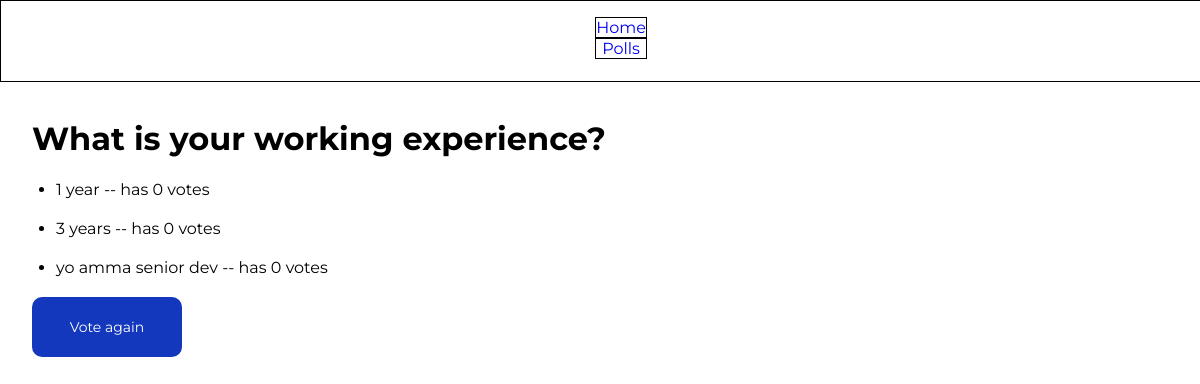
The page /polls/1/result/ on the database as committed earlier.
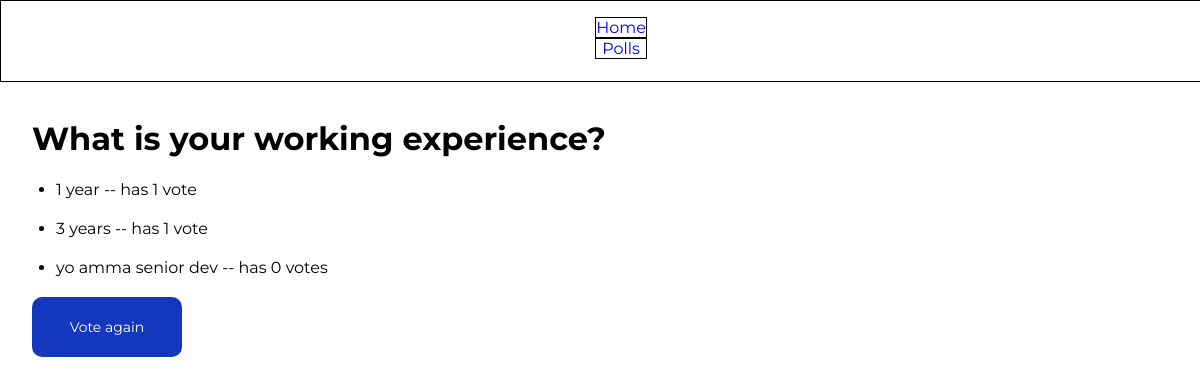
The same page on the database as committed later.
### polls/models.py (models this page shows, shortened)
class Question(models.Model):
    question_text = models.CharField(max_length=200)
    pub_date = models.DateTimeField('date published') # provide "human-readable name for the column"

class Choice(models.Model):
    question = models.ForeignKey(Question, on_delete=models.CASCADE) # ea choice corresponds to question
    choice_text = models.CharField(max_length=200)
    votes = models.IntegerField(default=0)

### polls/views.py (the view)
# urls.py: path('<int:pk>/result/', views.ResultsView.as_view(), name='results'),
class ResultsView(generic.DetailView):
    model = Question
    template_name = 'polls/results.html'

### polls/templates/polls/results.html (shortened to what this page needs)
{% extends 'polls/_base.html' %}
{% load static %}
    {% block head %}
        <link rel="stylesheet" type="text/css" href="{% static 'polls/results.css' %}">
    {% endblock %}
{% block body %}
  <h1>{{ question.question_text }}</h1>
  <ul class="results-list">
      {% for choice in question.choice_set.all %}
        <li class="result-item">{{ choice.choice_text }} -- has {{ choice.votes }} vote{{ choice.votes|pluralize }}</li>
      {% endfor %}
  </ul>
    <div id="vote-again-container">
        <a href="{% url 'polls:detail' question.id %}" id="vote-again-link">Vote again</a>
    </div>
{% endblock %}

### polls/templates/polls/_base.html (shortened to what this page needs)
{% load static %}
<!DOCTYPE html>
<html lang="en">
<head>
    <link rel="stylesheet" type="text/css" href="{% static 'polls/style.css' %}">
    {% block head %}{% endblock %}
</head>
<body>
    <nav id="nav-bar">
        <ul>
            <li>
                <a href="/">Home</a>
            </li>
            <li>
                <a href="{% url 'polls:index' %}">Polls</a>
            </li>
        </ul>
    </nav>
    {% block body %}{% endblock %}
</body>
</html>

### polls/static/polls/style.css (style rules this page uses)
body { font-family: 'Montserrat', sans-serif; margin: 0; padding: 0; }
h1 { padding-left: 2rem; padding-top: 1rem; }
a { text-decoration: none; }
#nav-bar { border: 1px solid black; width: 100%; height: 5rem; text-align: center; }
#nav-bar > ul { display: inline-block; list-style-type: none; }
#nav-bar > ul > li { border: 1px solid black; }

### polls/static/polls/results.css (style rules this page uses)
#vote-again-container { display: block; border-radius: 10px; width: 150px; height: 60px; text-align: center; color: white; background-color: #1338BE; margin-left: 2rem; position: relative; }
#vote-again-link { color: white; margin: 0; position: absolute; top: 50%; left: 50%; transform: translate(-50%, -50%); font-size: 14px; }
.results-list { padding-left: 3.5rem; }
.result-item { margin: 20px 0; }

Rows that differ between the two databases and show on the page:
changed Choice "1 year": votes "0" → "1"
changed Choice "3 years": votes "0" → "1"
